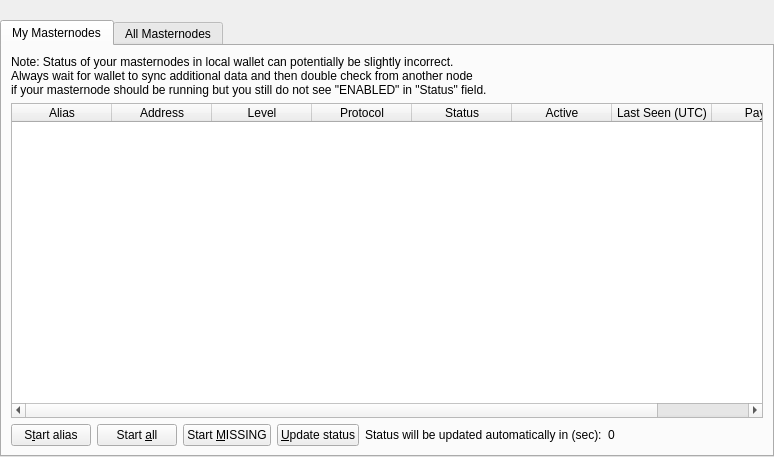
<?xml version="1.0" encoding="UTF-8"?>
<ui version="4.0">
 <class>MasternodeList</class>
 <widget class="QWidget" name="MasternodeList">
  <property name="geometry">
   <rect>
    <x>0</x>
    <y>0</y>
    <width>774</width>
    <height>457</height>
   </rect>
  </property>
  <property name="windowTitle">
   <string>Form</string>
  </property>
  <layout class="QVBoxLayout" name="topLayout">
   <property name="leftMargin">
    <number>0</number>
   </property>
   <property name="topMargin">
    <number>0</number>
   </property>
   <property name="rightMargin">
    <number>0</number>
   </property>
   <property name="bottomMargin">
    <number>0</number>
   </property>
   <item>
    <layout class="QVBoxLayout" name="verticalLayout">
     <property name="bottomMargin">
      <number>0</number>
     </property>
     <item>
      <spacer name="horizontalSpacer0">
       <property name="orientation">
        <enum>Qt::Horizontal</enum>
       </property>
       <property name="sizeHint" stdset="0">
        <size>
         <width>40</width>
         <height>20</height>
        </size>
       </property>
      </spacer>
     </item>
     <item>
      <widget class="QTabWidget" name="tabWidget">
       <property name="currentIndex">
        <number>0</number>
       </property>
       <widget class="QWidget" name="tabMyMasternodes">
        <attribute name="title">
         <string>My Masternodes</string>
        </attribute>
        <layout class="QGridLayout" name="gridLayout_2">
         <item row="0" column="0">
          <layout class="QVBoxLayout" name="verticalLayout_2">
           <property name="bottomMargin">
            <number>0</number>
           </property>
           <item>
            <layout class="QHBoxLayout" name="horizontalLayout_note">
             <property name="bottomMargin">
              <number>0</number>
             </property>
             <item>
              <widget class="QLabel" name="updateNote">
               <property name="text">
                <string>Note: Status of your masternodes in local wallet can potentially be slightly incorrect.&lt;br /&gt;Always wait for wallet to sync additional data and then double check from another node&lt;br /&gt;if your masternode should be running but you still do not see &quot;ENABLED&quot; in &quot;Status&quot; field.</string>
               </property>
              </widget>
             </item>
            </layout>
           </item>
           <item>
            <widget class="QTableWidget" name="tableWidgetMyMasternodes">
             <property name="minimumSize">
              <size>
               <width>695</width>
               <height>0</height>
              </size>
             </property>
             <property name="editTriggers">
              <set>QAbstractItemView::NoEditTriggers</set>
             </property>
             <property name="alternatingRowColors">
              <bool>true</bool>
             </property>
             <property name="selectionMode">
              <enum>QAbstractItemView::SingleSelection</enum>
             </property>
             <property name="selectionBehavior">
              <enum>QAbstractItemView::SelectRows</enum>
             </property>
             <property name="sortingEnabled">
              <bool>true</bool>
             </property>
             <attribute name="horizontalHeaderStretchLastSection">
              <bool>true</bool>
             </attribute>
             <column>
              <property name="text">
               <string>Alias</string>
              </property>
             </column>
             <column>
              <property name="text">
               <string>Address</string>
              </property>
             </column>
             <column>
              <property name="text">
               <string>Level</string>
              </property>
             </column>
             <column>
              <property name="text">
               <string>Protocol</string>
              </property>
             </column>
             <column>
              <property name="text">
               <string>Status</string>
              </property>
             </column>
             <column>
              <property name="text">
               <string>Active</string>
              </property>
             </column>
             <column>
              <property name="text">
               <string>Last Seen (UTC)</string>
              </property>
             </column>
             <column>
              <property name="text">
               <string>Payee</string>
              </property>
             </column>
            </widget>
           </item>
           <item>
            <layout class="QHBoxLayout" name="horizontalLayout_5">
             <property name="bottomMargin">
              <number>0</number>
             </property>
             <item>
              <widget class="QPushButton" name="startButton">
               <property name="text">
                <string>S&amp;tart alias</string>
               </property>
              </widget>
             </item>
             <item>
              <widget class="QPushButton" name="startAllButton">
               <property name="text">
                <string>Start &amp;all</string>
               </property>
              </widget>
             </item>
             <item>
              <widget class="QPushButton" name="startMissingButton">
               <property name="text">
                <string>Start &amp;MISSING</string>
               </property>
              </widget>
             </item>
             <item>
              <widget class="QPushButton" name="UpdateButton">
               <property name="text">
                <string>&amp;Update status</string>
               </property>
              </widget>
             </item>
             <item>
              <widget class="QLabel" name="autoupdate_label">
               <property name="text">
                <string>Status will be updated automatically in (sec):</string>
               </property>
              </widget>
             </item>
             <item>
              <widget class="QLabel" name="secondsLabel">
               <property name="text">
                <string>0</string>
               </property>
              </widget>
             </item>
             <item>
              <spacer name="horizontalSpacer_5">
               <property name="orientation">
                <enum>Qt::Horizontal</enum>
               </property>
               <property name="sizeHint" stdset="0">
                <size>
                 <width>40</width>
                 <height>20</height>
                </size>
               </property>
              </spacer>
             </item>
            </layout>
           </item>
          </layout>
         </item>
        </layout>
       </widget>
       <widget class="QWidget" name="tabAllMasternodes">
        <attribute name="title">
         <string>All Masternodes</string>
        </attribute>
        <layout class="QGridLayout" name="gridLayout">
         <item row="0" column="0">
          <layout class="QHBoxLayout" name="horizontalLayout_3">
           <property name="bottomMargin">
            <number>0</number>
           </property>
           <item>
            <widget class="QLabel" name="label_filter">
             <property name="text">
              <string>Filter List:</string>
             </property>
            </widget>
           </item>
           <item>
            <widget class="QLineEdit" name="filterLineEdit">
             <property name="toolTip">
              <string>Filter masternode list</string>
             </property>
            </widget>
           </item>
           <item>
            <spacer name="horizontalSpacer_3">
             <property name="orientation">
              <enum>Qt::Horizontal</enum>
             </property>
             <property name="sizeHint" stdset="0">
              <size>
               <width>10</width>
               <height>20</height>
              </size>
             </property>
            </spacer>
           </item>
           <item>
            <widget class="QLabel" name="label_count">
             <property name="text">
              <string>Node Count:</string>
             </property>
            </widget>
           </item>
           <item>
            <widget class="QLabel" name="countLabel">
             <property name="text">
              <string>0</string>
             </property>
            </widget>
           </item>
          </layout>
         </item>
         <item row="1" column="0">
          <widget class="QTableWidget" name="tableWidgetMasternodes">
           <property name="editTriggers">
            <set>QAbstractItemView::NoEditTriggers</set>
           </property>
           <property name="alternatingRowColors">
            <bool>true</bool>
           </property>
           <property name="selectionBehavior">
            <enum>QAbstractItemView::SelectRows</enum>
           </property>
           <property name="sortingEnabled">
            <bool>true</bool>
           </property>
           <attribute name="horizontalHeaderStretchLastSection">
            <bool>true</bool>
           </attribute>
           <column>
            <property name="text">
             <string>Address</string>
            </property>
           </column>
           <column>
            <property name="text">
             <string>Level</string>
            </property>
           </column>
           <column>
            <property name="text">
             <string>Protocol</string>
            </property>
           </column>
           <column>
            <property name="text">
             <string>Status</string>
            </property>
           </column>
           <column>
            <property name="text">
             <string>Active</string>
            </property>
           </column>
           <column>
            <property name="text">
             <string>Last Seen</string>
            </property>
           </column>
           <column>
            <property name="text">
             <string>Payee</string>
            </property>
           </column>
          </widget>
         </item>
        </layout>
       </widget>
      </widget>
     </item>
    </layout>
   </item>
  </layout>
 </widget>
 <resources/>
 <connections/>
</ui>
